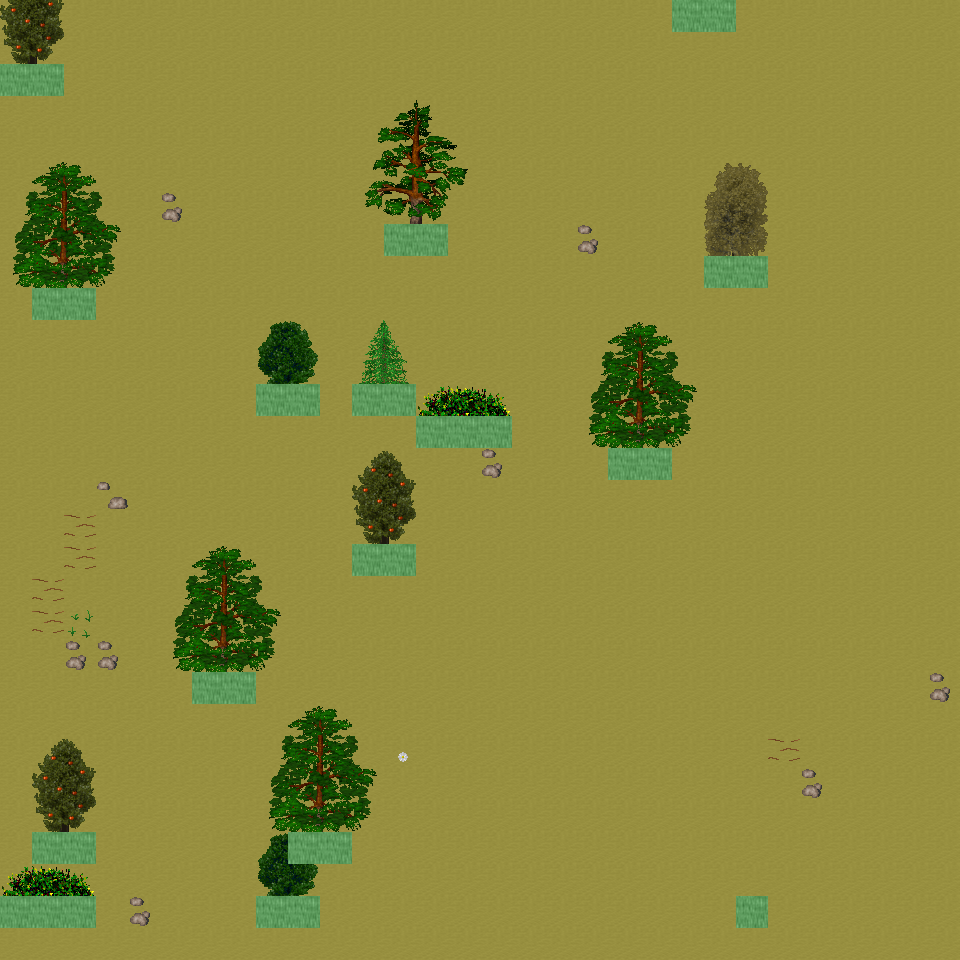

This is a level from a 2D game, rendered from its Tiled map with the project's own tilesets. A one-line summary and the map file follow, with tile-layer data summarised:
An orthogonal 30x30 tile map with 32x32 px tiles, 6 tile layers (Ground, Object, Object2, Above, ...), 17 tilesets and 5 objects (5x mapExit).

<map version="1.0" orientation="orthogonal" renderorder="right-down" width="30" height="30" tilewidth="32" tileheight="32" nextobjectid="6">
  <tileset firstgid="1" name="tileset_ground_ground" tilewidth="32" tileheight="32" tilecount="33" columns="3">
    <image source="../drawable/tileset_ground_ground.png" width="96" height="352" />
  </tileset>
  <tileset firstgid="34" name="tileset_ground_rock_pebbles" tilewidth="32" tileheight="32" tilecount="3" columns="1">
    <image source="../drawable/tileset_ground_rock_pebbles.png" width="32" height="96" />
  </tileset>
  <tileset firstgid="37" name="tileset_ground_grass_edges" tilewidth="32" tileheight="32" tilecount="36" columns="12">
    <image source="../drawable/tileset_ground_grass_edges.png" width="384" height="96" />
  </tileset>
  <tileset firstgid="73" name="tileset_plant_flower_daisy_white" tilewidth="32" tileheight="32" tilecount="8" columns="2">
    <image source="../drawable/tileset_plant_flower_daisy_white.png" width="64" height="128" />
  </tileset>
  <tileset firstgid="81" name="tileset_ground_ridge_earth_dark" tilewidth="32" tileheight="32" tilecount="96" columns="12">
    <image source="../drawable/tileset_ground_ridge_earth_dark.png" width="384" height="256" />
  </tileset>
  <tileset firstgid="177" name="tileset_plant_grasses" tilewidth="32" tileheight="32" tilecount="6" columns="3">
    <image source="../drawable/tileset_plant_grasses.png" width="96" height="64" />
  </tileset>
  <tileset firstgid="183" name="tileset_ground_earth_edges" tilewidth="32" tileheight="32" tilecount="18" columns="6">
    <image source="../drawable/tileset_ground_earth_edges.png" width="192" height="96" />
  </tileset>
  <tileset firstgid="201" name="tileset_ground_pothole" tilewidth="32" tileheight="32" tilecount="4" columns="4">
    <image source="../drawable/tileset_ground_pothole.png" width="128" height="32" />
  </tileset>
  <tileset firstgid="205" name="tileset_item_statue_green_stone_3" tilewidth="32" tileheight="32" tilecount="3" columns="1">
    <image source="../drawable/tileset_item_statue_green_stone_3.png" width="32" height="96" />
  </tileset>
  <tileset firstgid="208" name="tileset_ground_rock_rocks_2" tilewidth="32" tileheight="32" tilecount="4" columns="2">
    <image source="../drawable/tileset_ground_rock_rocks_2.png" width="64" height="64" />
  </tileset>
  <tileset firstgid="212" name="tileset_logic_creature_animal" tilewidth="32" tileheight="32" tilecount="32" columns="8">
    <image source="../drawable/tileset_logic_creature_animal.png" width="256" height="128" />
  </tileset>
  <tileset firstgid="244" name="tileset_logic_collision" tilewidth="32" tileheight="32" tilecount="1" columns="1">
    <image source="../drawable/tileset_logic_collision.png" width="32" height="32" />
  </tileset>
  <tileset firstgid="245" name="tileset_plant_tree_taller_trees" tilewidth="32" tileheight="32" tilecount="32" columns="8">
    <image source="../drawable/tileset_plant_tree_taller_trees.png" width="256" height="128" />
  </tileset>
  <tileset firstgid="277" name="tileset_plant_tree_spruce" tilewidth="32" tileheight="32" tilecount="6" columns="2">
    <image source="../drawable/tileset_plant_tree_spruce.png" width="64" height="96" />
  </tileset>
  <tileset firstgid="283" name="tileset_plant_bush_bush_mult_colored" tilewidth="32" tileheight="32" tilecount="6" columns="3">
    <image source="../drawable/tileset_plant_bush_bush_mult_colored.png" width="96" height="64" />
  </tileset>
  <tileset firstgid="289" name="tileset_plant_tree_pine_tree" tilewidth="32" tileheight="32" tilecount="20" columns="4">
    <image source="../drawable/tileset_plant_tree_pine_tree.png" width="128" height="160" />
  </tileset>
  <tileset firstgid="309" name="tileset_plant_tree_pine_tree_1" tilewidth="32" tileheight="32" tilecount="20" columns="4">
    <image source="../drawable/tileset_plant_tree_pine_tree_1.png" width="128" height="160" />
  </tileset>
  <layer name="Ground" width="30" height="30">
    <data>[900 cells, 900 non-empty, 1 distinct tile ids]</data>
  </layer>
  <layer name="Object" width="30" height="30">
    <data>[900 cells, 47 non-empty, 19 distinct tile ids]</data>
  </layer>
  <layer name="Object2" width="30" height="30">
    <data>[900 cells, 2 non-empty, 2 distinct tile ids]</data>
  </layer>
  <layer name="Above" width="30" height="30">
    <data>[900 cells, 113 non-empty, 54 distinct tile ids]</data>
  </layer>
  <layer name="Above2" width="30" height="30">
    <data>[900 cells, 0 non-empty, 0 distinct tile ids]</data>
  </layer>
  <layer name="Walkable" width="30" height="30">
    <data>[900 cells, 33 non-empty, 1 distinct tile ids]</data>
  </layer>
  <objectgroup name="MapEvents">
    <object id="1" name="south" type="mapExit" x="0" y="928" width="960" height="32">
      <properties>
        <property name="map" value="level_0_x69_y60" />
        <property name="x" value="0" />
        <property name="y" value="1" />
      </properties>
    </object>
    <object id="2" name="west" type="mapExit" x="0" y="0" width="32" height="64">
      <properties>
        <property name="map" value="level_0_x68_y59" />
        <property name="x" value="28" />
        <property name="y" value="0" />
      </properties>
    </object>
    <object id="3" name="west2" type="mapExit" x="0" y="96" width="32" height="800">
      <properties>
        <property name="map" value="level_0_x68_y59" />
        <property name="x" value="28" />
        <property name="y" value="3" />
      </properties>
    </object>
    <object id="4" name="west3" type="mapExit" x="0" y="928" width="32" height="32">
      <properties>
        <property name="map" value="level_0_x68_y59" />
        <property name="x" value="28" />
        <property name="y" value="29" />
      </properties>
    </object>
    <object id="5" name="east" type="mapExit" x="928" y="0" width="32" height="960">
      <properties>
        <property name="map" value="level_0_x70_y59" />
        <property name="x" value="1" />
        <property name="y" value="0" />
      </properties>
    </object>
  </objectgroup>
</map>
